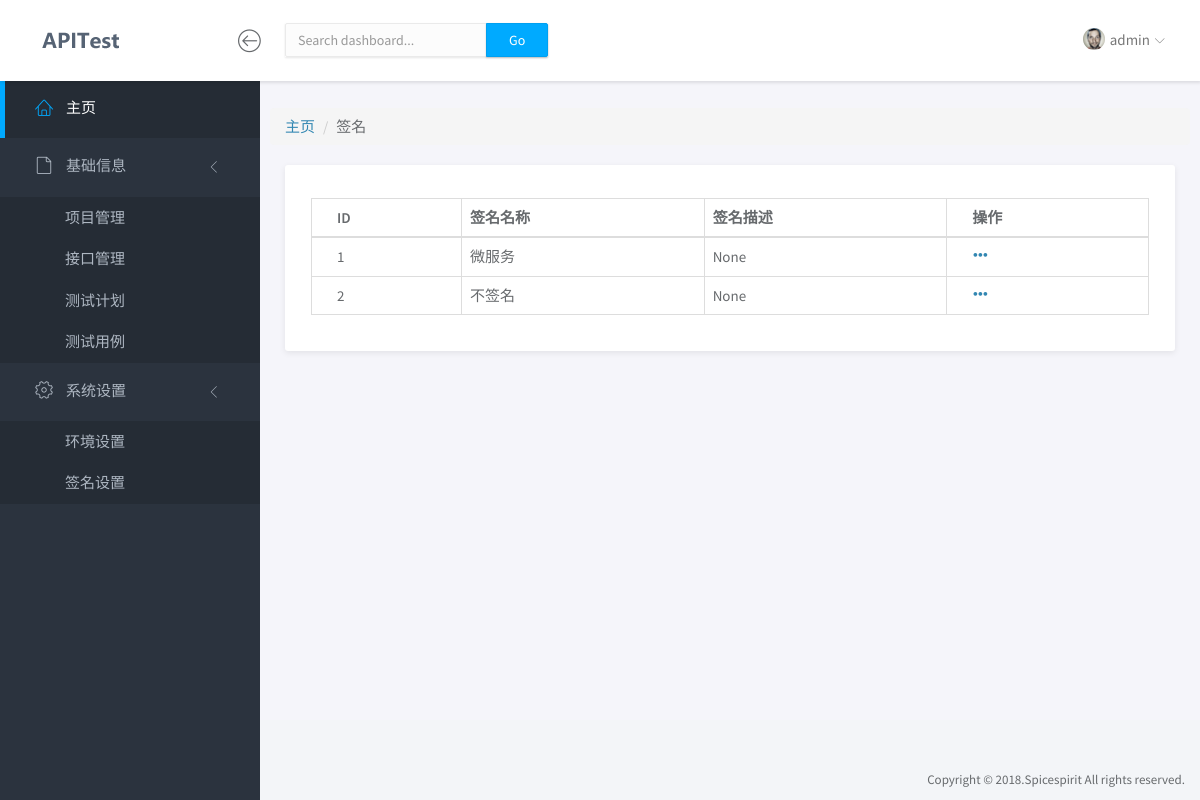
Page /sign/ (signed in) on the committed database.
### app/models.py (models this page shows, shortened)
class Sign(models.Model):
    name = models.CharField('名称', max_length=50)
    description = models.CharField('描述', max_length=100, blank=True, null=True)
    content = models.TextField('内容', blank=True, null=True)
    class Meta:
        verbose_name = '签名设置'
        verbose_name_plural = '签名设置'

### app/views.py (the view)
# urls.py: path('sign/', sign_list, name='sign_list'),
@login_required
def sign_list(request):
    sign_list = Sign.objects.all()
    return render(request, "sign_list.html", {"sign_list": sign_list})

### app/templates/sign_list.html (shortened to what this page needs)
{% extends "base.html" %}
{% block content %}
	<div class="row">
		<ol class="breadcrumb">
		  <li><a href="{% url 'index' %}">主页</a></li>
		  <li>签名</li>
		</ol>
	</div>
	<div class="row">
		<div class="col-md-12">
			<div class="panel">
				<div class="panel-body">
					<br>
					<table class="table table-bordered">
						<thead>
							<tr>
								<th>ID</th>
								<th>签名名称</th>
								<th>签名描述</th>
								<th>操作</th>
							</tr>
						</thead>
						<tbody>
							{% for sign in sign_list %}
							<tr>
								<td>{{sign.id}}</td>
								<td>{{sign.name}}</td>
								<td>{{sign.description}}</td>
								<td>
                                    <a href="{% url 'sign_detail' sign.id %}"><span class="glyphicon glyphicon-option-horizontal"></span></a>
								</td>
							</tr>
							{% endfor %}
						</tbody>
					</table>
				</div>
			</div>
		</div>
	</div>
{% endblock %}

### app/templates/base.html (shortened to what this page needs)
<!doctype html>
<html lang="en">
{% load staticfiles %}
<head>
	<link rel="stylesheet" href="{% static 'vendor/bootstrap/css/bootstrap.min.css' %}">
	<link rel="stylesheet" href="{% static 'vendor/font-awesome/css/font-awesome.min.css' %}">
	<link rel="stylesheet" href="{% static 'vendor/linearicons/style.css' %}">
	<link rel="stylesheet" href="{% static 'vendor/chartist/css/chartist-custom.css' %}">
	<link rel="stylesheet" href="{% static 'css/main.css' %}">
	<link rel="stylesheet" href="{% static 'css/demo.css' %}">
</head>
<body>
	<div id="wrapper">
		<nav class="navbar navbar-default navbar-fixed-top">
			<div class="brand">
				<a href="index.html"><img src="{% static 'img/logo-dark.png' %}" alt="ApiTest" class="img-responsive logo"></a>
			</div>
			<div class="container-fluid">
				<div class="navbar-btn" style="padding-left: 67px;">
					<button type="button" class="btn-toggle-fullwidth"><i class="lnr lnr-arrow-left-circle"></i></button>
				</div>
				<form class="navbar-form navbar-left">
					<div class="input-group">
						<input type="text" value="" class="form-control" placeholder="Search dashboard...">
						<span class="input-group-btn"><button type="button" class="btn btn-primary">Go</button></span>
					</div>
				</form>
				<div id="navbar-menu">
					<ul class="nav navbar-nav navbar-right">
						<li class="dropdown">
							<a href="#" class="dropdown-toggle" data-toggle="dropdown"><img src="{% static 'img/user.png' %}" class="img-circle" alt="Avatar"> <span>{{ request.user.username }}</span> <i class="icon-submenu lnr lnr-chevron-down"></i></a>
						</li>
					</ul>
				</div>
			</div>
		</nav>
		<div id="sidebar-nav" class="sidebar">
			<div class="sidebar-scroll">
				<nav>
					<ul class="nav">
						<li><a href="{% url 'index' %}" class="active"><i class="lnr lnr-home"></i> <span>主页</span></a></li>
						<li>
							<a href="#subItems" data-toggle="collapse" class="collapsed"><i class="lnr lnr-file-empty"></i> <span>基础信息</span> <i class="icon-submenu lnr lnr-chevron-left"></i></a>
							<div id="subItems" class="collapse in">
								<ul class="nav">
									<li><a href="{% url 'prj_list' %}" class="">项目管理</a></li>
									<li><a href="{% url 'api_list' %}" class="">接口管理</a></li>
									<li><a href="{% url 'plan_list' %}" class="">测试计划</a></li>
									<li><a href="{% url 'case_list' %}" class="">测试用例</a></li>
								</ul>
							</div>
						</li>
						<li>
							<a href="#subSettings" data-toggle="collapse" class="collapsed"><i class="lnr lnr-cog"></i> <span>系统设置</span> <i class="icon-submenu lnr lnr-chevron-left"></i></a>
							<div id="subSettings" class="collapse in">
								<ul class="nav">
									<li><a href="{% url 'env_list' %}" class="">环境设置</a></li>
									<li><a href="{% url 'sign_list' %}" class="">签名设置</a></li>
								</ul>
							</div>
						</li>
					</ul>
				</nav>
			</div>
		</div>
		<div class="main">
			<div class="main-content">
				<div class="container-fluid">
					{% block content %}
					{% endblock %}
				</div>
			</div>
		</div>
		<footer>
			<div class="container-fluid">
				<p class="copyright">Copyright &copy; 2018.Spicespirit All rights reserved.</p>
			</div>
		</footer>
	</div>
</body>
</html>

### rows in the picture
Sign: id "1", name "微服务", description "None"
Sign: id "2", name "不签名", description "None"

### other values in the picture
{{ request.user.username }} "admin"
